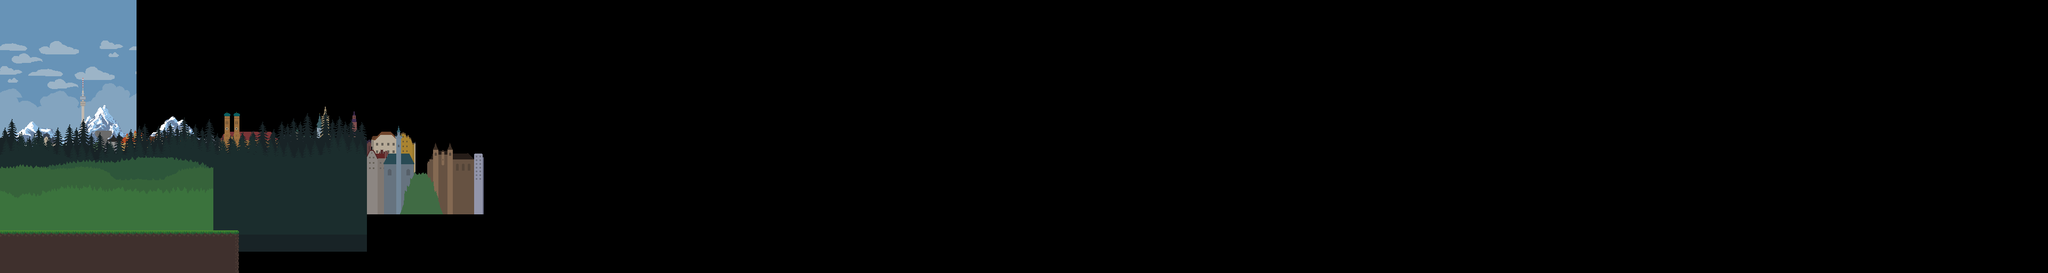

This game map was drawn from its Tiled (.tmx) file and the tilesets committed beside it. A one-line description and the trimmed map source follow:
An orthogonal 240x32 tile map with 16x16 px tiles, 2 tile layers (bgTiles, fgTiles), 10 image layers and 2 objects (ground, start).

<map version="1.10" tiledversion="1.10.2" orientation="orthogonal" renderorder="right-down" compressionlevel="0" width="240" height="32" tilewidth="16" tileheight="16" infinite="0" nextlayerid="40" nextobjectid="254">
 <tileset firstgid="1" source="OctoberBro.tsx" />
 <imagelayer id="22" name="bgImageStatic" offsetx="0" offsety="-128" repeatx="1">
  <image source="sky1.png" width="256" height="1024" />
 </imagelayer>
 <imagelayer id="21" name="bgImageClouds2" offsetx="0" offsety="-128" repeatx="1">
  <image source="sky2.png" width="256" height="640" />
 </imagelayer>
 <imagelayer id="27" name="bgImageMountains" offsetx="0" offsety="192">
  <image source="mountains.png" width="384" height="320" />
 </imagelayer>
 <imagelayer id="20" name="bgImageClouds1" opacity="0.9" offsetx="0" offsety="-128" repeatx="1">
  <image source="clouds.png" width="256" height="640" />
 </imagelayer>
 <imagelayer id="33" name="bgImageMunich2" offsetx="64" offsety="142" repeatx="1">
  <image source="munich-2.png" width="715" height="250" />
 </imagelayer>
 <imagelayer id="32" name="bgImageMunich1" offsetx="192" offsety="152" repeatx="1">
  <image source="munich-1.png" width="715" height="250" />
 </imagelayer>
 <imagelayer id="23" name="bgImageForrest2" offsetx="0" offsety="208" repeatx="1">
  <image source="pine2.png" width="688" height="264" />
 </imagelayer>
 <imagelayer id="24" name="bgImageForrest1" offsetx="0" offsety="240" repeatx="1">
  <image source="pine1.png" width="688" height="200" />
 </imagelayer>
 <imagelayer id="35" name="bgImageGrass2" offsetx="0" offsety="208" repeatx="1">
  <image source="grass2.png" width="400" height="232" />
 </imagelayer>
 <imagelayer id="34" name="bgImageGrass1" offsetx="0" offsety="232" repeatx="1">
  <image source="grass1.png" width="400" height="240" />
 </imagelayer>
 <layer id="4" name="bgTiles" width="240" height="32">
  <data>[7680 cells, 0 non-empty, 0 distinct tile ids]</data>
 </layer>
 <layer id="5" name="fgTiles" width="240" height="32">
  <data>[7680 cells, 140 non-empty, 4 distinct tile ids]</data>
 </layer>
 <objectgroup id="39" name="objects">
  <object id="252" type="ground" x="0" y="432" width="448" height="80" />
  <object id="253" type="start" x="96" y="416" width="16" height="16" />
 </objectgroup>
</map>
